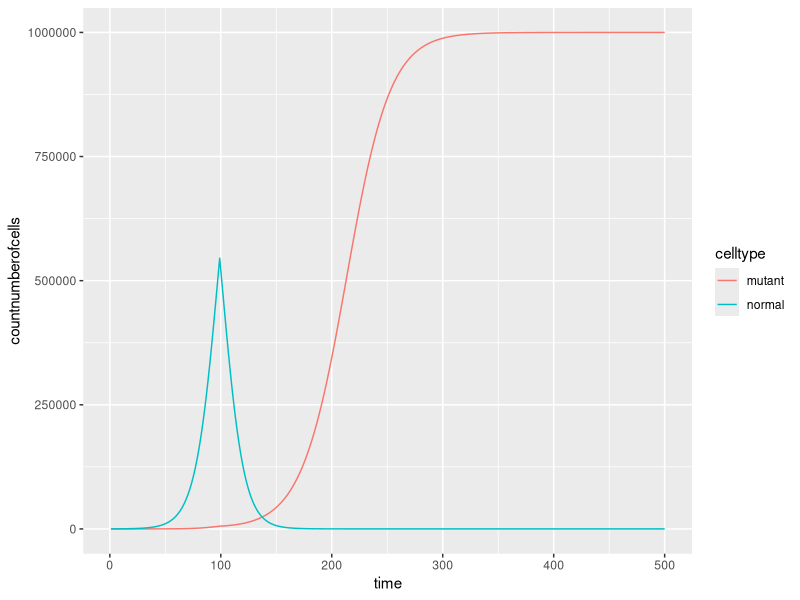

This figure's R source:
#Code that shows effect of r and K on population dynamics
#define initial conditions and parameters
N0=99
M0=1
r = 0.1
K = 1000000
timesteps = 500  

#create output
N=numeric(length=length(1:timesteps))
M=numeric(length=length(1:timesteps))

#fill N0 
N[1]=N0

#fill M0
M[1]=M0

for(i in 2:timesteps){
  if(i>=100){
    # 50 additional new individuals due to immigration
    M[i] = M[i-1]+0.5*r*M[i-1]*(1-(N[i-1]+M[i-1])/K)
    N[i] = N[i-1]+(-1)*r*N[i-1]*(1-(N[i-1]+M[i-1])/K)
  }else{
    M[i] = M[i-1]+r*M[i-1]*(1-(N[i-1]+M[i-1])/K)
    N[i] = N[i-1]+r*N[i-1]*(1-(N[i-1]+M[i-1])/K)
  }
}

#create dataframe
normal=data.frame(time=1:timesteps, celltype="normal", countnumberofcells=N)
mutant=data.frame(time=1:timesteps, celltype="mutant", countnumberofcells=M)

library(ggplot2)
allcells=rbind(normal, mutant)
ggplot(data=allcells, aes(x=time, y=countnumberofcells)) +
  geom_line(aes(color=celltype))
